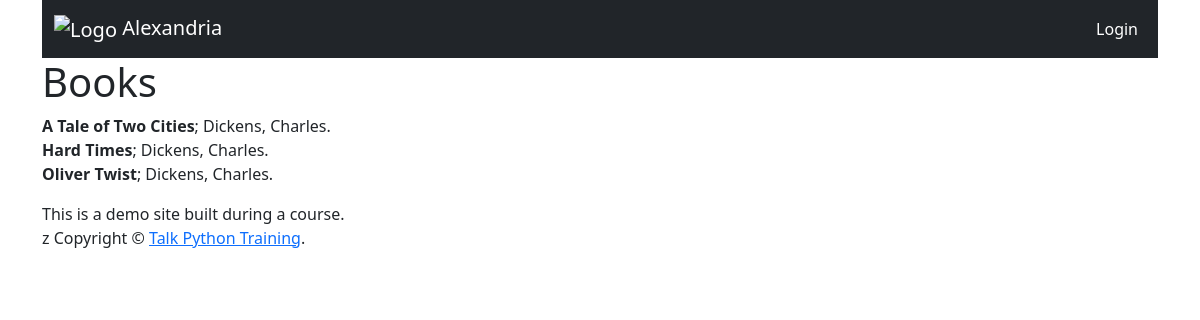
The app's page /catalog/book_listing/, older data.
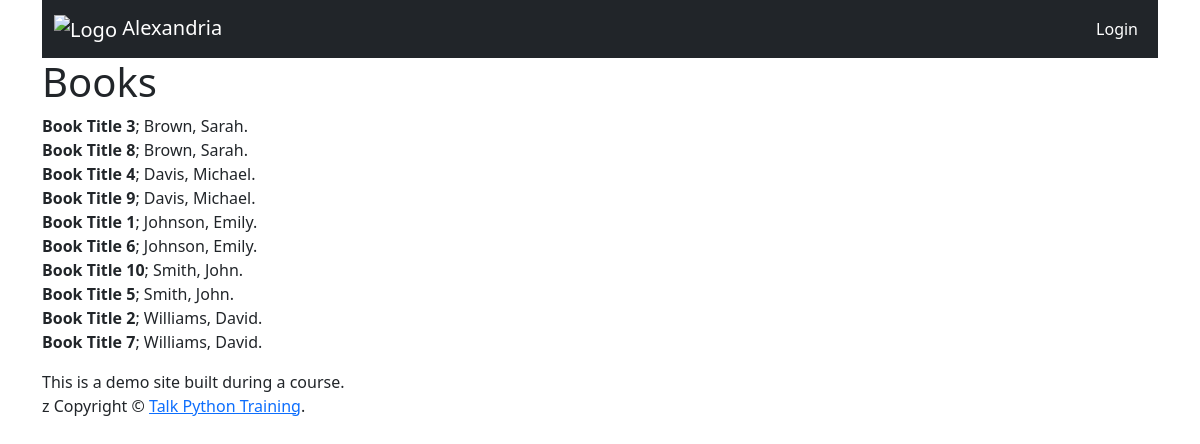
The same page, newer data.
### catalog/models.py (models this page shows, shortened)
class Book(models.Model):
    title = models.TextField()
    author = models.ForeignKey(Author, on_delete=models.CASCADE, blank=True,
                               null=True)
    created = models.DateTimeField(auto_now_add=True)
    updated = models.DateTimeField(auto_now=True)
    class Meta:
        ordering = ['author__last_name', 'title']
        verbose_name = 'Bookington'
        verbose_name_plural = 'Bookington McBookFace'
        indexes = [
            models.Index(fields=['title', 'author']),
        ]

class Author(models.Model):
    last_name = models.CharField(max_length=50)
    first_name = models.CharField(max_length=50, blank=True)
    birth_year = models.IntegerField()

### catalog/views.py (the view)
# urls.py: path('book_listing/', views.book_listing),
def book_listing(request):
    data = {
        'books': Book.objects.order_by('author__last_name', 'title'),
    }
    return render(request, 'book_listing.html', data)

### templates/book_listing.html
{% extends "base.html" %}
{% block content %}
    <h1>Books</h1>
    <p>
        {% for book in books %}
            <b>{{ book.title }}</b>;
            {{ book.author.last_name }}{% if book.author.first_name %}, {{ book.author.first_name }}{% endif %}.
            <br/>
        {% empty %}
            <i>There were no books</i>
        {% endfor %}
    </p>
{% endblock content %}

### templates/base.html (shortened to what this page needs)
{% load static %}
<!DOCTYPE html>
<html lang="en">
<head>
    <link href="https://cdn.jsdelivr.net/npm/bootstrap@5.3.2/dist/css/bootstrap.min.css" rel="stylesheet"
>
    <link rel="stylesheet" href="{% static 'css/site.css' %}"/>
</head>
<body>
<div class="container">
    <nav class="navbar navbar-expand-md navbar-dark bg-dark">
        <div class="container-fluid">
            <a class="navbar-brand" href="/">
                <img class="logo-img" src="{% static 'logo.png' %}" alt="Logo" width="30" height="24"
                     class="d-inline-block align-text-top">
                Alexandria
            </a>
            <div class="collapse navbar-collapse" id="main_nav_bar">
                <ul class="navbar-nav ms-auto">
                    {% if request.user.is_authenticated %}
                        <span class="navbar-text">
            Hello {{ user.username }}!
                            {% if user.is_staff %} (Staff){% endif %}
          </span>
                        <li class="nav-item dropdown">
                            <a class="nav-link dropdown-toggle text-white" data-bs-toggle="dropdown"
                               href="#" role="button" aria-haspopup="true" aria-expanded="false"
                            >Actions</a>
                            <div class="dropdown-menu dropdown-menu-end">
                                <a class="dropdown-item"
                                   href="/people/profile/{{ user.id }}/">My Profile</a>
                                {% if user.is_staff %}
                                    <a class="dropdown-item" href="/admin/">Admin Area</a>
                                {% endif %}
                                <a class="dropdown-item"
                                   href="/accounts/password_change/">Change Password</a>
                                <a class="dropdown-item"
                                   href="/accounts/logout/">Logout</a>
                            </div>
                        </li>
                    {% else %}
                        <li class="nav-item">
                            <a class="nav-link text-white" href="/accounts/login/">Login</a>
                        </li>
                    {% endif %}
                </ul>
            </div>
        </div>
    </nav>
</div>
{% block container %}
    <main role="main" class="container">
        {% block content %}
        {% endblock content %}
    </main>
{% endblock container %}
<div class="container">
    <footer>
        <div class="copyright">
            This is a demo site built during a course.<br>z
            Copyright &copy; <a href="#"
                                target="_blank">Talk Python Training</a>.
        </div>
    </footer>
</div>
</body>
</html>

Row changes from the older to the newer data that the page shows:
removed Book: title "A Tale of Two Cities", author.last_name "Dickens", author.first_name "Charles"
removed Book: title "Hard Times", author.last_name "Dickens", author.first_name "Charles"
removed Book: title "Oliver Twist", author.last_name "Dickens", author.first_name "Charles"
added Book: title "Book Title 3", author.last_name "Brown", author.first_name "Sarah"
added Book: title "Book Title 8", author.last_name "Brown", author.first_name "Sarah"
added Book: title "Book Title 4", author.last_name "Davis", author.first_name "Michael"
added Book: title "Book Title 9", author.last_name "Davis", author.first_name "Michael"
added Book: title "Book Title 1", author.last_name "Johnson", author.first_name "Emily"
added Book: title "Book Title 6", author.last_name "Johnson", author.first_name "Emily"
added Book: title "Book Title 10", author.last_name "Smith", author.first_name "John"
added Book: title "Book Title 5", author.last_name "Smith", author.first_name "John"
added Book: title "Book Title 2", author.last_name "Williams", author.first_name "David"
added Book: title "Book Title 7", author.last_name "Williams", author.first_name "David"
